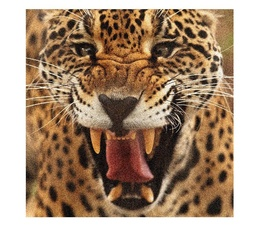
%> input picture ZPS/wygladzanie/koskwant1.jpg, 260 x 237 px, shrunk from 855 x 778 before the run, given in place of noise.jpg, which was not available
$ octave wygladzanie.m   (GNU Octave 9; MATLAB toolbox functions it lacks are replaced by stand-ins)
%> lines starting %> are read from the running program, lines starting %| are printed output that depends on the picture; pictures that were not available may be replaced by others from this repository, and a replacement may not be noted
% wavedemo
close all;
clear all;
prog = 20
%Q = -8.25
Q=-5000
% haart2
% wavedec2 -> waverec2
N = 1;
wname = 'haar'

img = imread('noise.jpg');
%> img is the input picture: size 237x260x3 uint8; mean R, G, B 171.8, 147.8, 126.1
[x y z] = size(img);
%> x = 237; y = 260; z = 3
figure('Name', 'zaszumiony');
imshow(img);
% r_im = uint8(img(:,:,1));
% g_im = uint8(img(:,:,2));
% b_im = uint8(img(:,:,3));

r_im = double(img(:,:,1));
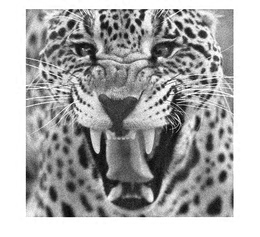
%> r_im: size 237x260 double; min 4, max 255, mean 171.8
g_im = double(img(:,:,2));
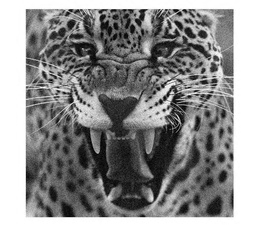
%> g_im: size 237x260 double; min 0, max 255, mean 147.8
b_im = double(img(:,:,3));
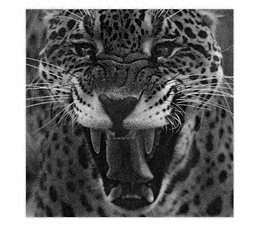
%> b_im: size 237x260 double; min 0, max 255, mean 126.1
% [16 lines of commented-out code are left out]
[r_trans,Sr] = wavedec2(r_im,N,wname);
%> Sr = [119 130; 119 130; 237 260]
[g_trans,Sg] = wavedec2(g_im,N,wname);
%> Sg = [119 130; 119 130; 237 260]
[b_trans,Sb] = wavedec2(b_im,N,wname);
%> Sb = [119 130; 119 130; 237 260]


%%%%%%%%%%% OPERATORY OCZYSZCZAJ丘E

r_kwant = arrayfun(@(a) floor(a*2^Q + 0.5)/2^Q, r_trans);
g_kwant = arrayfun(@(a) floor(a*2^Q + 0.5)/2^Q, g_trans);
b_kwant = arrayfun(@(a) floor(a*2^Q + 0.5)/2^Q, b_trans);

r_trans(abs(r_trans)<prog)=0;
g_trans(abs(g_trans)<prog)=0;
g_trans(abs(b_trans)<prog)=0;

% [6 lines of commented-out code are left out]


%%%%%%%%%%%%%%%%%%%%%%%OPERACJE ODWROTNE
% [14 lines of commented-out code are left out]
 r_ret_kwant=ifwht(ifwht(r_kwant)');
 g_ret_kwant=ifwht(ifwht(g_kwant)');
 b_ret_kwant=ifwht(ifwht(b_kwant)');


% r_ret=ifwht(ifwht(r_trans)');
% g_ret=ifwht(ifwht(g_trans)');
% b_ret=ifwht(ifwht(b_trans)');

r_ret_prog = waverec2(r_trans, Sr, wname);
g_ret_prog = waverec2(g_trans, Sg, wname);
b_ret_prog = waverec2(b_trans, Sb, wname);

r_ret_kwant = waverec2(r_kwant, Sr, wname);
%> r_ret_kwant: size 237x260 double; every value is NaN or infinite
g_ret_kwant = waverec2(g_kwant, Sg, wname);
b_ret_kwant = waverec2(b_kwant, Sb, wname);


out_prog = zeros(x, y, 3);
out_prog(:,:,1) = r_ret_prog;
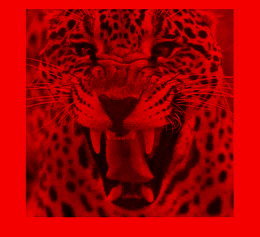
%> out_prog: size 237x260x3 double; mean R, G, B 171.8, 0, 0; drawn with min black and max white
out_prog(:,:,2) = g_ret_prog;
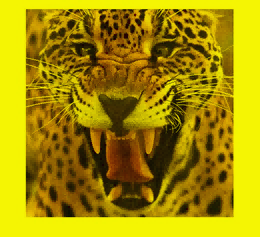
%> out_prog: size 237x260x3 double; mean R, G, B 171.8, 147.7, 0; drawn with min black and max white
out_prog(:,:,3) = b_ret_prog;
out_prog = uint8(out_prog);
%> out_prog: size 237x260x3 uint8

out_kwant = zeros(x, y, 3);
out_kwant(:,:,1) = r_ret_kwant;
%> out_kwant: size 237x260x3 double; 33.33% of the values are NaN or infinite; the others: min 0, max 0, mean 0
out_kwant(:,:,2) = g_ret_kwant;
out_kwant(:,:,3) = b_ret_kwant;
%> out_kwant: size 237x260x3 double; every value is NaN or infinite
out_kwant = uint8(out_kwant);
%> out_kwant: size 237x260x3 uint8; every value is 0


figure('Name', 'progowany');
imshow(out_prog);
figure('Name', 'kwantowany');
imshow(out_kwant);
figure('Name', 'r騜nica pr鏬');
imshow(imread('clean.jpg')-out_prog);
%> (this line was passed over: imshow is not available in this run)
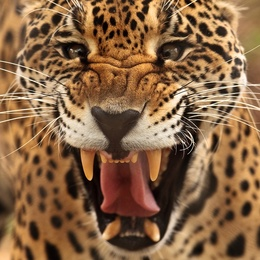
%> input picture ZPS/wygladzanie/clean.jpg, 260 x 260 px, shrunk from 1024 x 1024 before the run
figure('Name', 'r騜nica kwant');
imshow(imread('clean.jpg')-out_kwant);
%> (this line was passed over: imshow is not available in this run)

%> (the run ends here)
